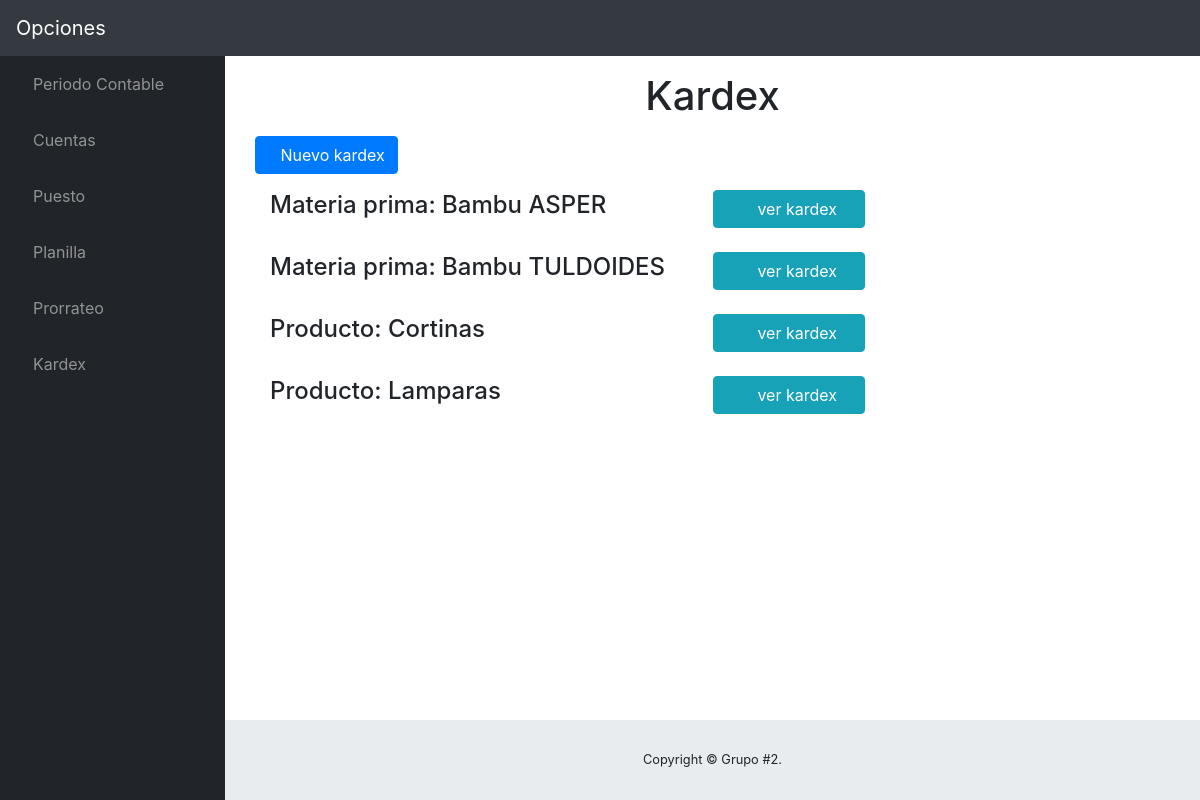
The page /kardex/ (signed in) on the database its author committed.
### contable/models.py (models this page shows)
class detalleKardex(models.Model):
	tipo = models.CharField(max_length=4)
	nombre = models.CharField(max_length=200)
	fecha = models.DateField()

### contable/views.py (the view)
# urls.py: url(r'^kardex/', kardex),
def kardex(request):
	template=loader.get_template('Main/detalle.html')
	kardex= detalleKardex.objects.all()
	context ={
		'kardex':kardex,
	}
	if request.method=='POST':
		action = request.POST.get('action',None)
		if action =='new':
			nombre = request.POST.get('nombre',None)
			tipo = request.POST.get('tipo',None)
			fecha = date.today()
			detalle = detalleKardex()
			detalle.nombre= nombre
			detalle.tipo = tipo
			detalle.fecha=fecha
			detalle.save()
	return HttpResponse(template.render(context , request))

### contable/templates/Main/detalle.html (shortened to what this page needs)
{% extends "Base/base.html" %}
{% block Contenido %}
{% if user.is_authenticated %}
	<div class="row">
		<div class="col-sm-12">
			<h1 class="text-center">Kardex</h1>
			<p>
				<div class="col-sm-12">
					<a href="" class="btn btn-primary" data-toggle="modal" data-target="#newKardex"><i class="fas fa-plus"></i>Nuevo kardex</a>
				</div>
			</p>
		    {% for k in kardex %}
		    	<div class="col-md-12 form-inline">
					<h4 class="col-sm-6">{{k.nombre}}</h4>
					<a class="btn btn-info col-sm-2" href="{% url 'contable:CostoPromedio' k.id %}"><i class="fas fa-eye"></i> ver kardex</a>
	    		</div><br>
			{% endfor %}
		</div>
	</div>
{% endif %}
{% endblock Contenido %}

### contable/static/css/sb-admin.css (style rules this page uses)
html { position: relative; min-height: 100%; }
body { height: 100%; }
:root { --input-padding-x: 0.75rem; --input-padding-y: 0.75rem; }

### rows shown on the page
detalleKardex: nombre "Materia prima: Bambu ASPER"
detalleKardex: nombre "Materia prima: Bambu TULDOIDES"
detalleKardex: nombre "Producto: Cortinas"
detalleKardex: nombre "Producto: Lamparas"
